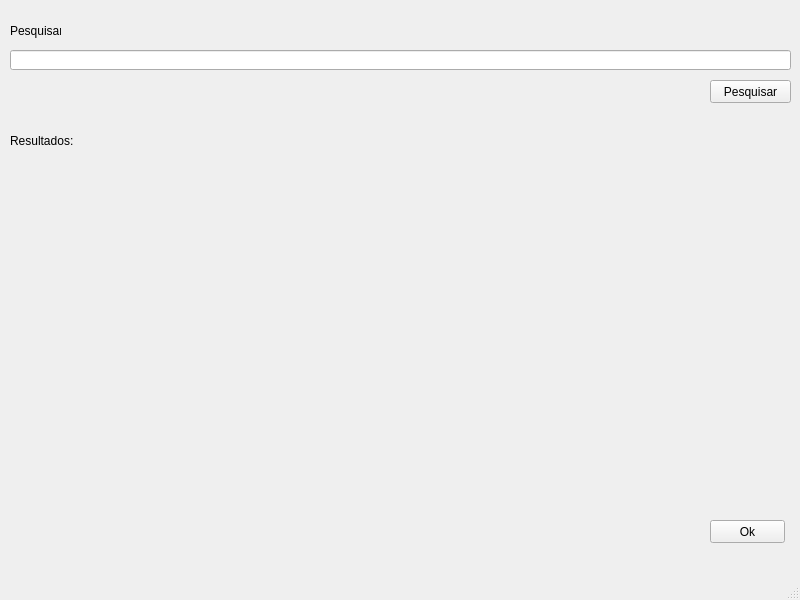
<?xml version="1.0" encoding="UTF-8"?>
<ui version="4.0">
 <class>SearchWindow</class>
 <widget class="QMainWindow" name="SearchWindow">
  <property name="geometry">
   <rect>
    <x>0</x>
    <y>0</y>
    <width>800</width>
    <height>600</height>
   </rect>
  </property>
  <property name="windowTitle">
   <string>MainWindow</string>
  </property>
  <widget class="QWidget" name="centralwidget">
   <widget class="QLabel" name="lblSearch_2">
    <property name="geometry">
     <rect>
      <x>10</x>
      <y>130</y>
      <width>71</width>
      <height>21</height>
     </rect>
    </property>
    <property name="text">
     <string>Resultados:</string>
    </property>
   </widget>
   <widget class="QWidget" name="searchWidget" native="true">
    <property name="geometry">
     <rect>
      <x>10</x>
      <y>10</y>
      <width>781</width>
      <height>101</height>
     </rect>
    </property>
    <widget class="QPushButton" name="btSearch">
     <property name="geometry">
      <rect>
       <x>700</x>
       <y>70</y>
       <width>81</width>
       <height>23</height>
      </rect>
     </property>
     <property name="text">
      <string>Pesquisar</string>
     </property>
    </widget>
    <widget class="QLineEdit" name="inputSearch">
     <property name="geometry">
      <rect>
       <x>0</x>
       <y>40</y>
       <width>781</width>
       <height>20</height>
      </rect>
     </property>
    </widget>
    <widget class="QLabel" name="lblSearch">
     <property name="geometry">
      <rect>
       <x>0</x>
       <y>10</y>
       <width>51</width>
       <height>21</height>
      </rect>
     </property>
     <property name="text">
      <string>Pesquisar:</string>
     </property>
    </widget>
   </widget>
   <widget class="QPushButton" name="btOk">
    <property name="geometry">
     <rect>
      <x>710</x>
      <y>520</y>
      <width>75</width>
      <height>23</height>
     </rect>
    </property>
    <property name="text">
     <string>Ok</string>
    </property>
   </widget>
   <widget class="QWidget" name="resultsContainer" native="true">
    <property name="geometry">
     <rect>
      <x>10</x>
      <y>180</y>
      <width>771</width>
      <height>331</height>
     </rect>
    </property>
   </widget>
  </widget>
  <widget class="QMenuBar" name="menubar">
   <property name="geometry">
    <rect>
     <x>0</x>
     <y>0</y>
     <width>800</width>
     <height>21</height>
    </rect>
   </property>
  </widget>
  <widget class="QStatusBar" name="statusbar"/>
 </widget>
 <resources/>
 <connections/>
</ui>
